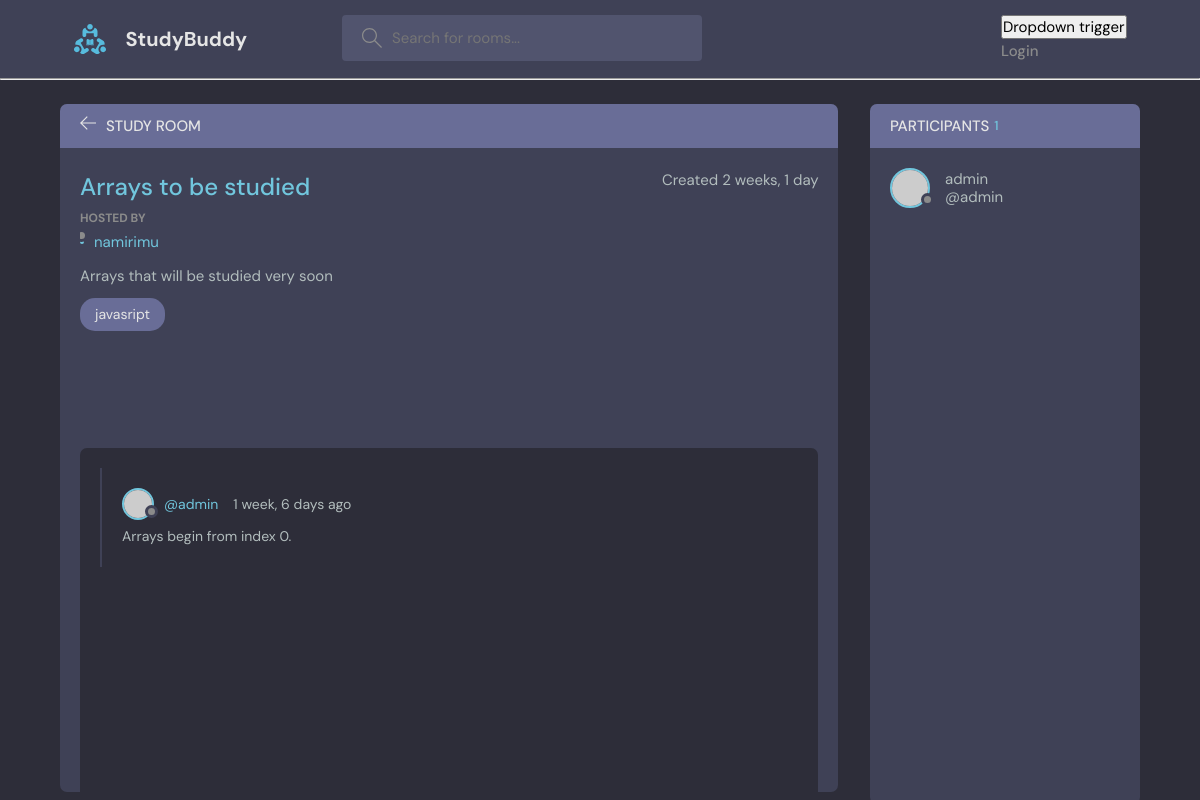
Page /room/9 on the earlier database version.
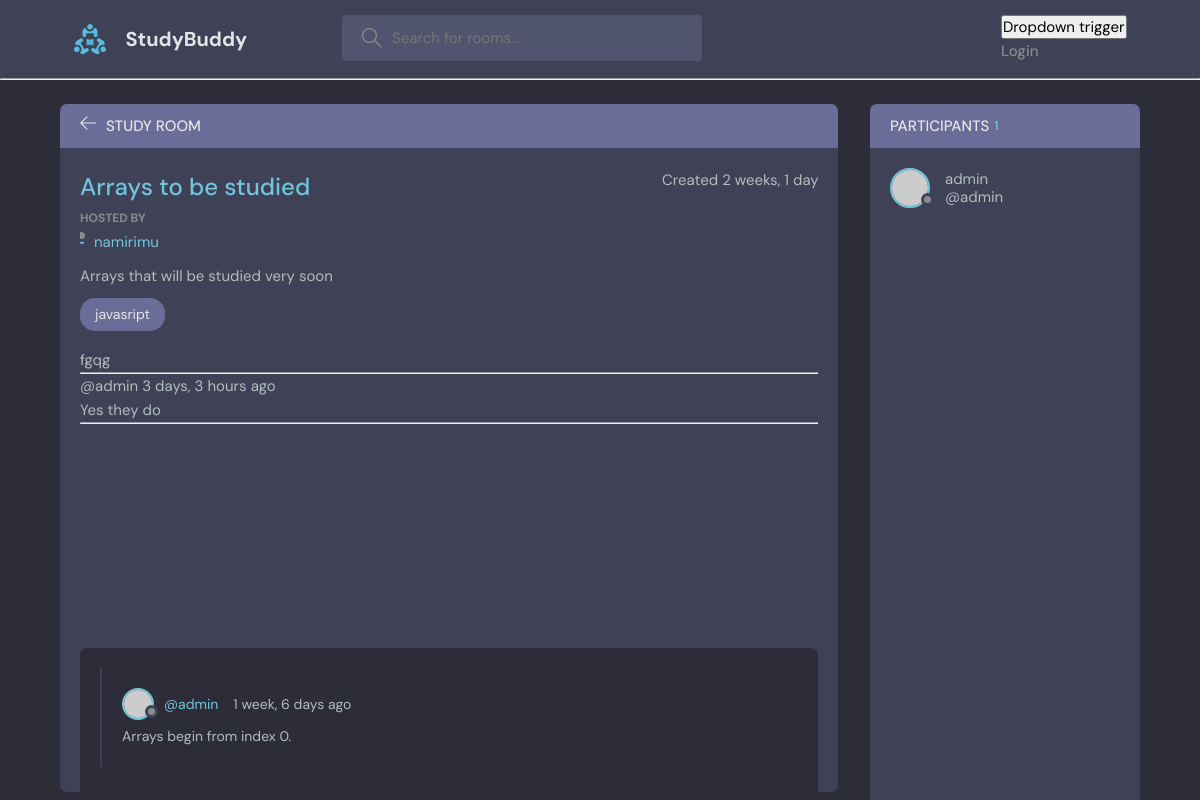
Same page on the later database version.
### base/models.py (models this page shows, shortened)
class Message(models.Model):
    user = models.ForeignKey(User, on_delete=models.CASCADE)
    room = models.ForeignKey(Rooms, on_delete=models.CASCADE)
    body = models.TextField( )
    updated_at = models.DateTimeField(auto_now=True)
    created_at = DateTimeField(auto_now_add=True) #takes timestamp at creation only
    class Meta:
        ordering = ['-updated_at','-created_at']  #ensure that the most recent message appears at the top

### base/views.py (the view, shortened to what this page needs)
# urls.py: path('room/<str:pk>',views.room, name='room' ),
def room(request, pk):
    rooms = Rooms.objects.get(id=pk)
    room_messages = rooms.message_set.all().order_by('created_at')
    participants = rooms.participants.all()
    p_count = participants.count()
    context = {"rooms": rooms, "room_messages": room_messages,
               "participants": participants,'p_count':p_count}
    return render(request, 'room.html', context)

### base/models.py (called while the page is built)
    def __str__(self):
        return self.title

### templates/room.html (shortened to what this page needs)
{%extends 'main.html' %} {% block content%}
  <body>
    <main class="profile-page layout layout--2">
      <div class="container">
        <div class="room">
          <div class="room__top">
            <div class="room__topLeft">
              <a href="{% url 'home' %}">
                <svg version="1.1" xmlns="http://www.w3.org/2000/svg" width="32" height="32" viewBox="0 0 32 32">
                  <title>arrow-left</title>
                  <path
                    d="M13.723 2.286l-13.723 13.714 13.719 13.714 1.616-1.611-10.96-10.96h27.625v-2.286h-27.625l10.965-10.965-1.616-1.607z"
                  ></path>
                </svg>
              </a>
              <h3>Study room</h3>
            </div>
          </div>
          <div class="room__box scroll">
            <div class="room__header scroll">
              <div class="room__info">
                <h3>{{ rooms.name }}</h3>
                <span>Created {{ rooms.created_at|timesince }}</span>
              </div>
              <div class="room__hosted">
                <p>Hosted By</p>
                <a href="{% url 'user-profile' rooms.host.id %}" class="room__author">
                  <div class="avatar avatar--small">
                  </div>
                  <span>{{ rooms.host }}</span>
                </a>
              </div>
              <div class="room__details">
                {{ rooms.description }}
              </div>
              <span class="room__topics">{{ rooms.topic }}</span>
            </div>
            <div class="comment-wrapper">
              <h3>Conversation</h3>
              {% for message in room_messages%}
              <div>
                <small
                  >@{{ message.user }} {{ message.created_at|timesince }} ago</small
                >
                <p>{{ message.body }}</p>
              </div>
              <hr />
              {%endfor%}
            </div>
            {% for message in room_messages%}
            <div class="room__conversation">
              <div class="threads scroll">
                <div class="thread">
                  <div class="thread__top">
                    <div class="thread__author">
                      <a href="#" class="thread__authorInfo">
                        <div class="avatar avatar--small">
                          <img src="https://randomuser.me/api/portraits/men/37.jpg" />
                        </div>
                        <span>@{{ message.user }} </span>
                      </a>
                      <span class="thread__date">{{ message.created_at|timesince }} ago</span>
                    </div>
                  </div>
                  <div class="thread__details">
                    {{ message.body }}.
                  </div>
                </div>
              </div>
            </div>
            {% endfor %}
          </div>
        </div>
        <div class="participants">
          <h3 class="participants__top">Participants <span>{{ p_count }}</span></h3>
          <div class="participants__list scroll">
            {% for user in participants %}
            <a href="{% url 'user-profile' user.id %}" class="participant">
              <div class="avatar avatar--medium">
                <img src="https://randomuser.me/api/portraits/men/37.jpg" />
              </div>
    <div>
      <p>{{ user}}</p>
      <p>@{{ user.username }}</p>
    </div>
    {% endfor%}
            </a>
          </div>
        </div>
      </div>
    </main>
  </body>
{% endblock content%}

Differences in the rows shown:
added Message: body "fgqg", shown under "Arrays to be studied"
added Message: user "admin", created_at "3 days, 3 hours", body "Yes they do", shown under "Arrays to be studied"
